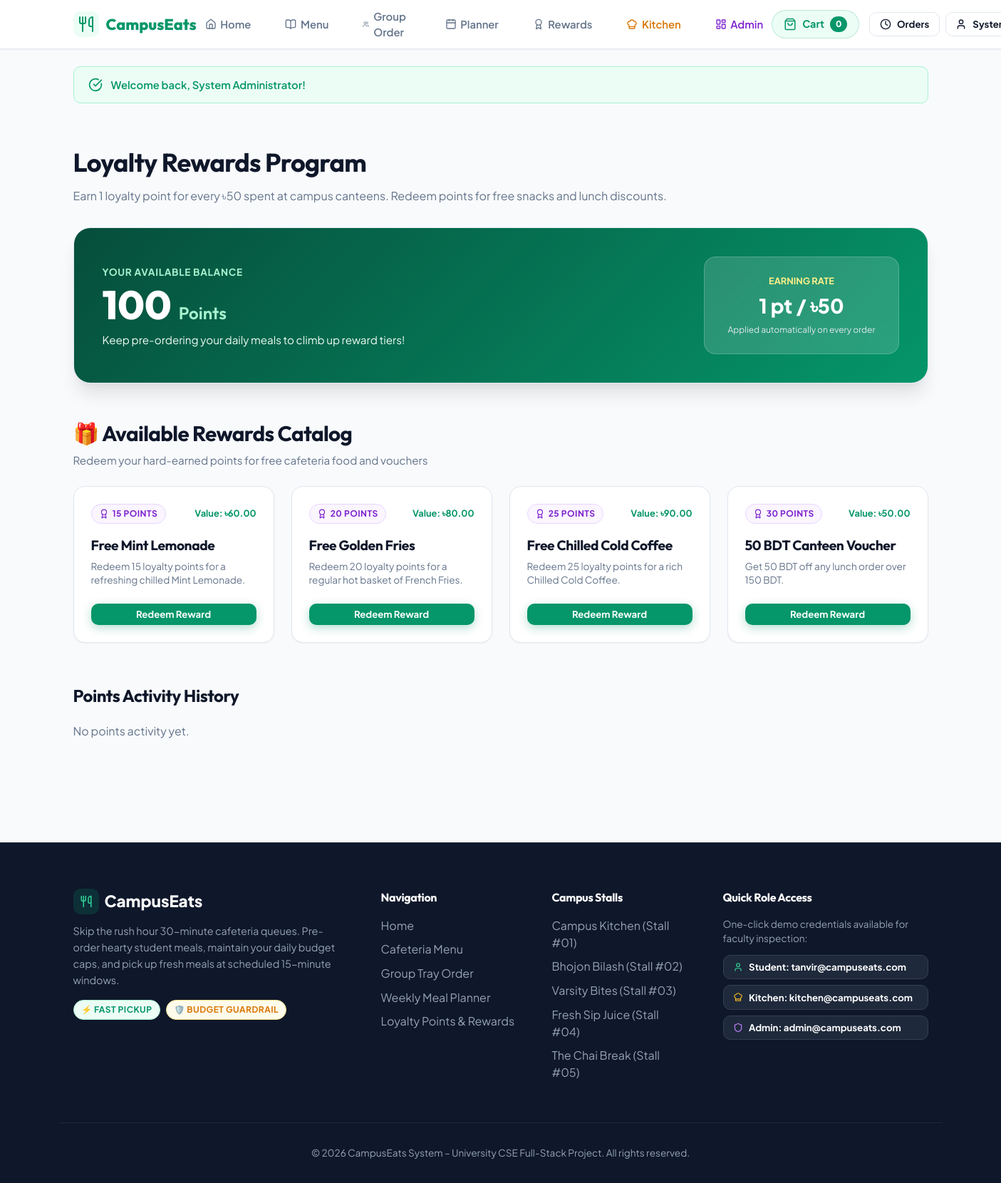
The app's page /php/loyalty.php (signed in) with its own data.
### tables this page shows
CREATE TABLE IF NOT EXISTS users (
    id INT AUTO_INCREMENT PRIMARY KEY,
    name VARCHAR(100) NOT NULL,
    student_id VARCHAR(50) NOT NULL UNIQUE,
    email VARCHAR(100) NOT NULL UNIQUE,
    password_hash VARCHAR(255) NOT NULL,
    phone VARCHAR(20) DEFAULT NULL,
    role ENUM('student', 'kitchen', 'admin') DEFAULT 'student' NOT NULL,
    daily_budget DECIMAL(10,2) DEFAULT 300.00 NOT NULL,
    daily_calorie_limit INT DEFAULT 1800 NOT NULL,
    loyalty_points INT DEFAULT 0 NOT NULL,
    created_at TIMESTAMP DEFAULT CURRENT_TIMESTAMP,
    INDEX idx_user_role (role),
    INDEX idx_user_email (email)
);

CREATE TABLE IF NOT EXISTS loyalty_rewards (
    id INT AUTO_INCREMENT PRIMARY KEY,
    title VARCHAR(100) NOT NULL,
    description VARCHAR(255) DEFAULT NULL,
    points_cost INT NOT NULL,
    reward_type ENUM('free_item', 'discount_voucher') DEFAULT 'free_item' NOT NULL,
    menu_item_id INT DEFAULT NULL,
    discount_amount DECIMAL(10,2) DEFAULT 0.00,
    is_active BOOLEAN DEFAULT TRUE NOT NULL,
    FOREIGN KEY (menu_item_id) REFERENCES menu_items(id) ON DELETE SET NULL
);

### php/includes/auth.php (called while the page is built, shortened)
<?php
function isLoggedIn() {
    return isset($_SESSION['user']) && !empty($_SESSION['user']['id']);
}
function currentUser() {
    return $_SESSION['user'];
}

### php/includes/guardrail.php (called while the page is built, shortened)
<?php
require_once __DIR__ . '/auth.php';
function formatCurrency($amount) {
    return '৳' . number_format((float)$amount, 2);
}

### php/loyalty.php (the view, shortened to what this page needs)
<?php
require_once __DIR__ . '/includes/auth.php';
require_once __DIR__ . '/includes/guardrail.php';
$userId = (int)$_SESSION['user']['id'];
$stmt = $pdo->prepare("SELECT loyalty_points FROM users WHERE id = ?");
$stmt->execute([$userId]);
$balance = (int)$stmt->fetchColumn();
$rewards = $pdo->query("SELECT lr.*, m.name as item_name FROM loyalty_rewards lr LEFT JOIN menu_items m ON lr.menu_item_id = m.id WHERE lr.is_active = 1 ORDER BY lr.points_cost ASC")->fetchAll();
$stmt = $pdo->prepare("SELECT * FROM loyalty_transactions WHERE user_id = ? ORDER BY id DESC LIMIT 15");
$stmt->execute([$userId]);
$history = $stmt->fetchAll();
require_once __DIR__ . '/includes/header.php';
?>
<div class="container" style="padding-top: 2rem; margin-bottom: 4rem;">
  <div style="margin-bottom: 2rem;">
    <h1 style="font-size: 2.25rem; margin-bottom: 0.5rem;">Loyalty Rewards Program</h1>
    <p style="color: var(--color-text-muted);">Earn 1 loyalty point for every ৳50 spent at campus canteens. Redeem points for free snacks and lunch discounts.</p>
  </div>
  <div class="card" style="padding: 2.5rem; background: linear-gradient(135deg, #064e3b 0%, #059669 100%); color: #ffffff; border-radius: var(--radius-xl); margin-bottom: 3rem; box-shadow: var(--shadow-xl);">
    <div style="display: flex; justify-content: space-between; align-items: center; flex-wrap: wrap; gap: 1.5rem;">
      <div>
        <span style="font-size: 0.85rem; font-weight: 700; text-transform: uppercase; color: #a7f3d0; letter-spacing: 0.05em;">Your Available Balance</span>
        <div style="font-size: 3.5rem; font-weight: 800; font-family: var(--font-display); line-height: 1.1; margin-top: 0.25rem;">
          <?= $balance ?> <span style="font-size: 1.5rem; font-weight: 600; color: #a7f3d0;">Points</span>
        </div>
        <p style="font-size: 0.95rem; color: #ecfdf5; margin-top: 0.5rem;">
          Keep pre-ordering your daily meals to climb up reward tiers!
        </p>
      </div>
      <div style="background: rgba(255, 255, 255, 0.15); backdrop-filter: blur(8px); padding: 1.5rem 2rem; border-radius: var(--radius-lg); border: 1px solid rgba(255,255,255,0.2); text-align: center;">
        <div style="font-size: 0.8rem; text-transform: uppercase; font-weight: 700; color: #fef08a;">Earning Rate</div>
        <div style="font-size: 1.75rem; font-weight: 800; margin: 0.25rem 0;">1 pt / ৳50</div>
        <div style="font-size: 0.75rem; color: #e2e8f0;">Applied automatically on every order</div>
      </div>
    </div>
  </div>
  <div class="section-header">
    <div>
      <h2 class="section-title">🎁 Available Rewards Catalog</h2>
      <p class="section-subtitle">Redeem your hard-earned points for free cafeteria food and vouchers</p>
    </div>
  </div>
  <div style="display: grid; grid-template-columns: repeat(auto-fill, minmax(260px, 1fr)); gap: 1.5rem; margin-bottom: 3.5rem;">
    <?php foreach ($rewards as $rew): ?>
      <div class="card" style="padding: 1.5rem; display: flex; flex-direction: column; justify-content: space-between;">
        <div>
          <div style="display: flex; justify-content: space-between; align-items: center; margin-bottom: 1rem;">
            <span class="badge badge-purple">
              <i data-lucide="award" style="width: 14px; height: 14px;"></i>
              <span><?= $rew['points_cost'] ?> Points</span>
            </span>
            <span style="font-size: 0.8rem; color: #059669; font-weight: 700;">Value: <?= formatCurrency($rew['discount_amount']) ?></span>
          </div>
          <h3 style="font-size: 1.2rem; margin-bottom: 0.35rem;"><?= htmlspecialchars($rew['title']) ?></h3>
          <p style="font-size: 0.85rem; color: var(--color-text-muted); margin-bottom: 1.5rem; line-height: 1.4;">
            <?= htmlspecialchars($rew['description']) ?>
          </p>
        </div>
        <form method="POST" action="loyalty.php">
          <button type="submit" name="redeem_reward" class="btn btn-primary btn-block btn-sm" <?= $balance < $rew['points_cost'] ? 'disabled' : '' ?>>
            <span><?= $balance >= $rew['points_cost'] ? 'Redeem Reward' : 'Need ' . ($rew['points_cost'] - $balance) . ' more pts' ?></span>
          </button>
        </form>
      </div>
    <?php endforeach; ?>
  </div>
  <div>
    <h3 style="font-size: 1.5rem; margin-bottom: 1.25rem;">Points Activity History</h3>
    <?php if (empty($history)): ?>
      <p style="color: var(--color-text-muted);">No points activity yet.</p>
    <?php endif; ?>
  </div>
</div>
<?php require_once __DIR__ . '/includes/footer.php'; ?>

### php/includes/header.php (shortened to what this page needs)
<?php
require_once __DIR__ . '/auth.php';
require_once __DIR__ . '/guardrail.php';
$user = currentUser();
$cartCount = 0;
?>
<!DOCTYPE html>
<html lang="en">
<head>
  <link rel="stylesheet" href="css/style.css">
</head>
<body>
<header class="navbar">
  <div class="container nav-container">
    <a href="index.php" class="nav-brand">
      <div class="brand-icon">
        <i data-lucide="utensils"></i>
      </div>
      <span>CampusEats</span>
    </a>
    <ul class="nav-links">
      <li><a href="index.php" class="nav-link"><i data-lucide="home" style="width:16px; height:16px;"></i> Home</a></li>
      <li><a href="menu.php" class="nav-link"><i data-lucide="book-open" style="width:16px; height:16px;"></i> Menu</a></li>
      <li><a href="group-order.php" class="nav-link"><i data-lucide="users" style="width:16px; height:16px;"></i> Group Order</a></li>
      <li><a href="schedule.php" class="nav-link"><i data-lucide="calendar" style="width:16px; height:16px;"></i> Planner</a></li>
      <li><a href="loyalty.php" class="nav-link"><i data-lucide="award" style="width:16px; height:16px;"></i> Rewards</a></li>
      <?php if ($user && ($user['role'] === 'kitchen' || $user['role'] === 'admin')): ?>
        <li><a href="kitchen.php" class="nav-link" style="color:#d97706;"><i data-lucide="chef-hat" style="width:16px; height:16px;"></i> Kitchen</a></li>
      <?php endif; ?>
      <?php if ($user && $user['role'] === 'admin'): ?>
        <li><a href="admin.php" class="nav-link" style="color:#7e22ce;"><i data-lucide="layout-dashboard" style="width:16px; height:16px;"></i> Admin</a></li>
      <?php endif; ?>
    </ul>
    <div class="nav-actions">
      <a href="cart.php" class="cart-btn" title="View Shopping Cart">
        <i data-lucide="shopping-bag" style="width:18px; height:18px;"></i>
        <span>Cart</span>
        <span class="cart-count" id="cart-badge-count"><?= $cartCount ?></span>
      </a>
      <?php if ($user): ?>
        <div style="display:flex; align-items:center; gap:0.5rem;">
          <a href="orders.php" class="btn btn-secondary btn-sm" title="My Orders">
            <i data-lucide="clock" style="width:16px; height:16px;"></i>
            <span>Orders</span>
          </a>
          <a href="profile.php" class="btn btn-secondary btn-sm" title="My Profile">
            <i data-lucide="user" style="width:16px; height:16px;"></i>
            <span><?= htmlspecialchars(explode(' ', $user['name'])[0]) ?></span>
          </a>
        </div>
      <?php endif; ?>
    </div>
  </div>
</header>
<main>
<div class="container" style="margin-top: 1.5rem;">
  <?php if (isset($_SESSION['flash_success'])): ?>
    <div class="flash-alert flash-success">
      <i data-lucide="check-circle" style="width:20px; height:20px;"></i>
      <span><?= htmlspecialchars($_SESSION['flash_success']) ?></span>
    </div>
  <?php endif; ?>
</div>

### php/includes/footer.php (shortened to what this page needs)
</main>
<footer class="footer">
  <div class="container footer-grid">
    <div>
      <div class="footer-brand">
        <div class="brand-icon" style="background:rgba(5, 150, 105, 0.2); color:#34d399;">
          <i data-lucide="utensils" style="width:18px; height:18px;"></i>
        </div>
        <span>CampusEats</span>
      </div>
      <p style="font-size:0.9rem; line-height:1.6; margin-bottom:1rem;">
        Skip the rush hour 30-minute cafeteria queues. Pre-order hearty student meals, maintain your daily budget caps, and pick up fresh meals at scheduled 15-minute windows.
      </p>
      <div style="display:flex; gap:0.5rem;">
        <span class="badge badge-green">⚡ Fast Pickup</span>
        <span class="badge badge-amber">🛡️ Budget Guardrail</span>
      </div>
    </div>
    <div>
      <h4 class="footer-title">Navigation</h4>
      <ul class="footer-links">
        <li><a href="index.php">Home</a></li>
        <li><a href="menu.php">Cafeteria Menu</a></li>
        <li><a href="group-order.php">Group Tray Order</a></li>
        <li><a href="schedule.php">Weekly Meal Planner</a></li>
        <li><a href="loyalty.php">Loyalty Points & Rewards</a></li>
      </ul>
    </div>
    <div>
      <h4 class="footer-title">Campus Stalls</h4>
      <ul class="footer-links">
        <li><a href="menu.php?shop_id=1">Campus Kitchen (Stall #01)</a></li>
        <li><a href="menu.php?shop_id=2">Bhojon Bilash (Stall #02)</a></li>
        <li><a href="menu.php?shop_id=3">Varsity Bites (Stall #03)</a></li>
        <li><a href="menu.php?shop_id=4">Fresh Sip Juice (Stall #04)</a></li>
        <li><a href="menu.php?shop_id=5">The Chai Break (Stall #05)</a></li>
      </ul>
    </div>
    <div>
      <h4 class="footer-title">Quick Role Access</h4>
      <p style="font-size:0.85rem; margin-bottom:0.75rem;">One-click demo credentials available for faculty inspection:</p>
      <div style="display:flex; flex-direction:column; gap:0.5rem;">
        <a href="login.php?demo=student" class="btn btn-secondary btn-sm" style="background:#1e293b; color:#fff; border-color:#334155; justify-content:flex-start;">
          <i data-lucide="user" style="width:14px; height:14px; color:#34d399;"></i> Student: tanvir@campuseats.com
        </a>
        <a href="login.php?demo=kitchen" class="btn btn-secondary btn-sm" style="background:#1e293b; color:#fff; border-color:#334155; justify-content:flex-start;">
          <i data-lucide="chef-hat" style="width:14px; height:14px; color:#fbbf24;"></i> Kitchen: kitchen@campuseats.com
        </a>
        <a href="login.php?demo=admin" class="btn btn-secondary btn-sm" style="background:#1e293b; color:#fff; border-color:#334155; justify-content:flex-start;">
          <i data-lucide="shield" style="width:14px; height:14px; color:#c084fc;"></i> Admin: admin@campuseats.com
        </a>
      </div>
    </div>
  </div>
  <div class="container footer-bottom">
    <p>&copy; <?= date('Y') ?> CampusEats System – University CSE Full-Stack Project. All rights reserved.</p>
  </div>
</footer>
</body>
</html>

### records on screen
users: loyalty_points "100"
loyalty_rewards: points_cost "15", discount_amount "৳60.00", title "Free Mint Lemonade", description "Redeem 15 loyalty points for a refreshing chilled Mint Lemonade.", shows "Redeem Reward"
loyalty_rewards: points_cost "20", discount_amount "৳80.00", title "Free Golden Fries", description "Redeem 20 loyalty points for a regular hot basket of French Fries.", shows "Redeem Reward"
loyalty_rewards: points_cost "25", discount_amount "৳90.00", title "Free Chilled Cold Coffee", description "Redeem 25 loyalty points for a rich Chilled Cold Coffee.", shows "Redeem Reward"
loyalty_rewards: points_cost "30", discount_amount "৳50.00", title "50 BDT Canteen Voucher", description "Get 50 BDT off any lunch order over 150 BDT.", shows "Redeem Reward"

### other values on screen
$cartCount "0"
$_SESSION['flash_success'] "Welcome back, System Administrator!"
